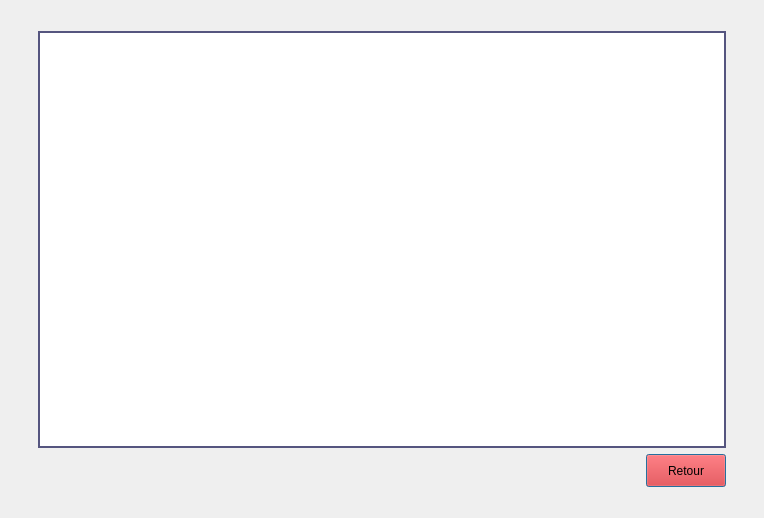
<?xml version="1.0" encoding="UTF-8"?>
<ui version="4.0">
 <class>historic</class>
 <widget class="QDialog" name="historic">
  <property name="geometry">
   <rect>
    <x>0</x>
    <y>0</y>
    <width>764</width>
    <height>518</height>
   </rect>
  </property>
  <property name="windowTitle">
   <string>Historique</string>
  </property>
  <layout class="QGridLayout" name="gridLayout">
   <item row="0" column="1">
    <spacer name="verticalSpacer">
     <property name="orientation">
      <enum>Qt::Vertical</enum>
     </property>
     <property name="sizeType">
      <enum>QSizePolicy::Fixed</enum>
     </property>
     <property name="sizeHint" stdset="0">
      <size>
       <width>20</width>
       <height>20</height>
      </size>
     </property>
    </spacer>
   </item>
   <item row="1" column="0">
    <spacer name="horizontalSpacer_2">
     <property name="orientation">
      <enum>Qt::Horizontal</enum>
     </property>
     <property name="sizeHint" stdset="0">
      <size>
       <width>15</width>
       <height>20</height>
      </size>
     </property>
    </spacer>
   </item>
   <item row="1" column="1" rowspan="2">
    <layout class="QVBoxLayout" name="verticalLayout">
     <item>
      <widget class="QTableView" name="vue">
       <property name="styleSheet">
        <string notr="true">QTableView{
	border: 2px solid rgb(85, 85, 127);
	background-color: #fff;
	color: black;
}</string>
       </property>
      </widget>
     </item>
     <item>
      <layout class="QHBoxLayout" name="horizontalLayout">
       <item>
        <spacer name="horizontalSpacer">
         <property name="orientation">
          <enum>Qt::Horizontal</enum>
         </property>
         <property name="sizeHint" stdset="0">
          <size>
           <width>608</width>
           <height>20</height>
          </size>
         </property>
        </spacer>
       </item>
       <item>
        <widget class="QPushButton" name="pushButton">
         <property name="styleSheet">
          <string notr="true">QPushButton{
	height: 25px;
	font: 81 Italic 11pt &quot;Fira Sans Compressed ExtraBold&quot;;
	color: black;
	background-color: red;
}
QpushButton:pressed{
	background-color: rgb(182, 7, 7);
}</string>
         </property>
         <property name="text">
          <string>Retour</string>
         </property>
        </widget>
       </item>
      </layout>
     </item>
    </layout>
   </item>
   <item row="2" column="2">
    <spacer name="horizontalSpacer_3">
     <property name="orientation">
      <enum>Qt::Horizontal</enum>
     </property>
     <property name="sizeHint" stdset="0">
      <size>
       <width>15</width>
       <height>20</height>
      </size>
     </property>
    </spacer>
   </item>
   <item row="3" column="1">
    <spacer name="verticalSpacer_2">
     <property name="orientation">
      <enum>Qt::Vertical</enum>
     </property>
     <property name="sizeType">
      <enum>QSizePolicy::Fixed</enum>
     </property>
     <property name="sizeHint" stdset="0">
      <size>
       <width>20</width>
       <height>20</height>
      </size>
     </property>
    </spacer>
   </item>
  </layout>
 </widget>
 <resources/>
 <connections/>
</ui>
